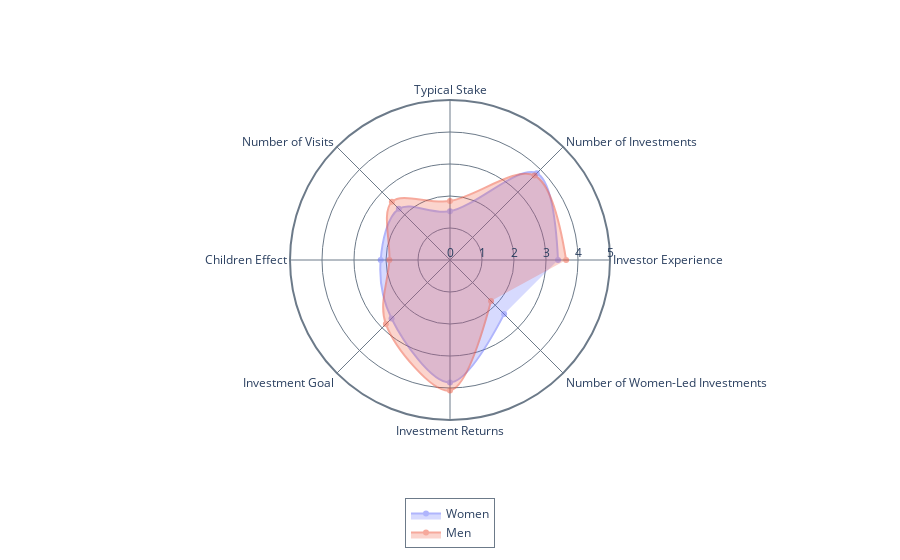

Write notebook code for a chart like this one.
### Code cell
# Variable means by gender - Business angel only

df=df_load[df_load['survey']=='BA']

group_label='gender_male'

# Ordinal, not multiple options, not in gender, not in CI only, add 'women_led_inv'
columns=[]
for col in COLS:
    if (
      (col in ORDINAL_COLS)
      & (not col in MUL_COLS)
      & (not col in GENDER_COLS)
      # & (not col in BA_ONLY_COLS)
      & (not col in CI_ONLY_COLS)
& (not col in DIFF_COLS)
    ):
        columns.append(col)

columns.append('women_led_inv')

traces=[
  [1, 'Women'],
  [2, 'Men'],
]

value_range=[0,5]

radar(df, group_label, columns, stat_func, traces, value_range)

### Figure 1 — Plotly figure (JSON) as saved in the notebook; plotly's stock layout.template omitted (floating-point values rounded to 4 significant figures)
{"data": [{"fill": "toself", "line": {"shape": "spline"}, "name": "Women", "opacity": 0.5, "r": [3.375, 3.833, 1.522, 2.261, 2.167, 2.583, 3.826, 2.391], "theta": ["Investor Experience", "Number of Investments", "Typical Stake", "Number of Visits", "Children Effect", "Investment Goal", "Investment Returns", "Number of Women-Led Investments"], "type": "scatterpolar"}, {"fill": "toself", "line": {"shape": "spline"}, "name": "Men", "opacity": 0.5, "r": [3.629, 3.735, 1.841, 2.569, 1.894, 2.833, 4.079, 1.812], "theta": ["Investor Experience", "Number of Investments", "Typical Stake", "Number of Visits", "Children Effect", "Investment Goal", "Investment Returns", "Number of Women-Led Investments"], "type": "scatterpolar"}], "layout": {"legend": {"bordercolor": "rgba(108, 122, 137,1)", "borderwidth": 1, "x": 0.5, "xanchor": "center", "y": -0.4, "yanchor": "bottom"}, "polar": {"angularaxis": {"gridcolor": "rgba(108, 122, 137,1)", "linecolor": "rgba(108, 122, 137,1)", "linewidth": 2, "showline": true}, "bgcolor": "rgba(0, 0, 0, 0)", "radialaxis": {"dtick": 1, "gridcolor": "rgba(108, 122, 137,1)", "gridwidth": 1, "linewidth": 1, "range": [0, 5], "showline": false, "side": "counterclockwise"}}}}
